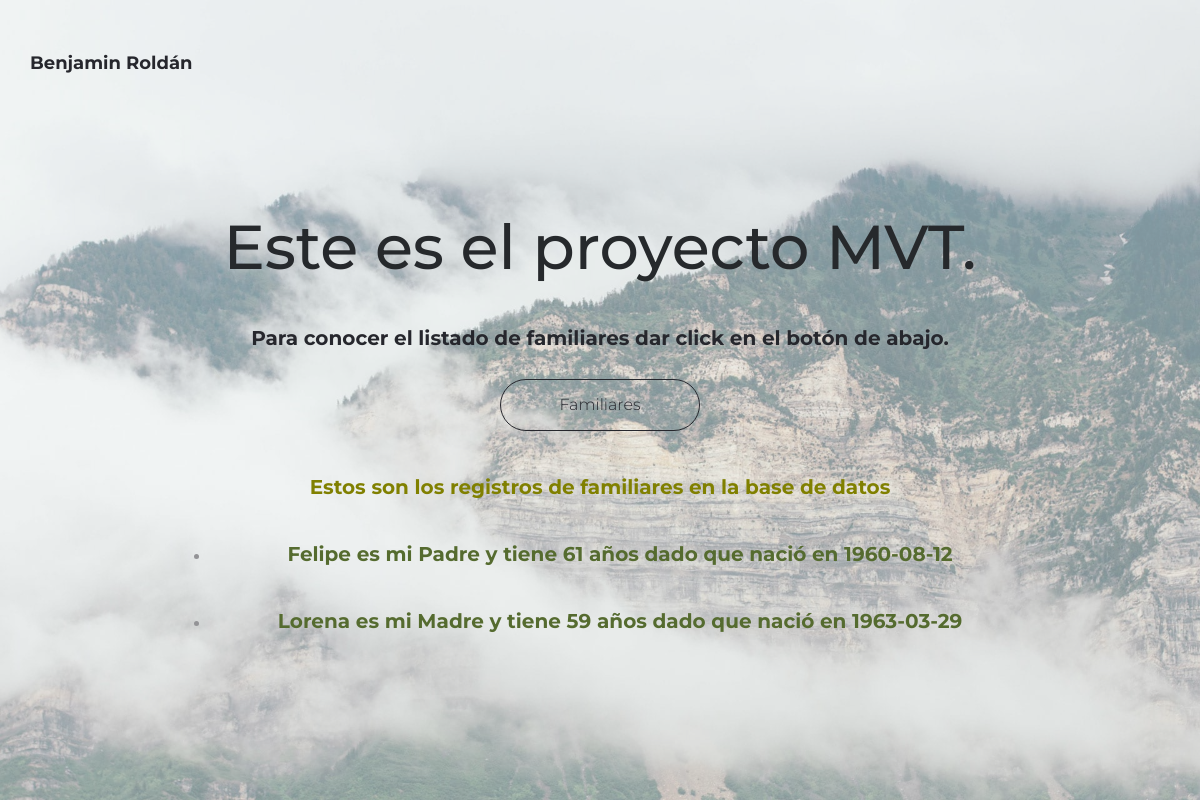
Page /Familiares/Familiares on the earlier database version.
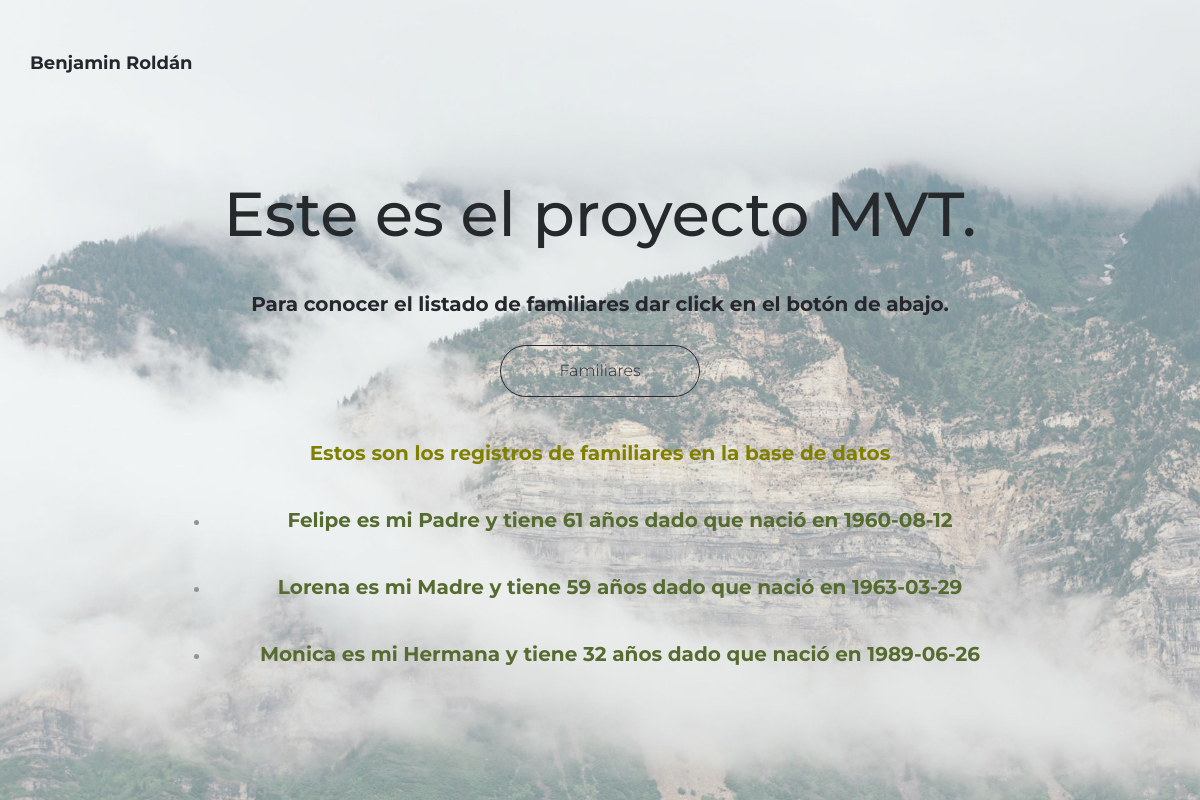
Same page on the later database version.
### Familiares/models.py (models this page shows)
class Familiar(models.Model):
    nombre=models.CharField(max_length=40)
    parentesco=models.CharField(max_length=40)
    edad=models.IntegerField()
    nacimiento=models.DateField()
    def __str__(self) -> str:
        return f'{self.nombre} es mi {self.parentesco} y tiene {self.edad} años dado que nació en {self.nacimiento}'

### Familiares/views.py (the view)
# urls.py: path('Familiares', views.familiares, name="Familiares")
def familiares (request):
    familiar = Familiar.objects.all()
    return render(request, "Familiares/familiares.html", {"familiares":familiar})

### Familiares/templates/Familiares/familiares.html
{% extends "Familiares/padre.html" %}
{% load static %}
{% block contenidoAdicional %}
<h4> <p style="color:olive; text-decoration:wavy;"> <b>Estos son los registros de familiares en la base de datos </b></p> </h4>
<ul>
    {% for familiar in familiares %}
    <li> <p style="color:darkolivegreen;"> <b> {{familiar}} </b> </p> </li>
    {% endfor %}
</ul>
{% endblock %}

### Familiares/templates/Familiares/padre.html (shortened to what this page needs)
<!DOCTYPE html>
<html lang="en">
<head>
    {% load static %}
    <link rel="stylesheet" href="http://cdnjs.cloudflare.com/ajax/libs/font-awesome/4.4.0/css/font-awesome.min.css">
    <link href="assets/css/bootstrap.min.css" rel="stylesheet">
    <link href="{% static 'Familiares/assets/css/style.css' %}" rel="stylesheet">
    <link href="assets/css/responsive.css" rel="stylesheet">
</head>
<body>
    <header id="masthead" class="site-header">
        <nav id="primary-navigation" class="site-navigation">
            <div class="container">
                <div class="navbar-header">
                    <a class="site-title"><span>Benjamin Roldán</span></a>
            </div>
        </nav>
    </header>
    <div id="hero" class="hero overlay">
        <div class="hero-content">
            <div class="hero-text">
                <h1>Este es el proyecto MVT.</h1>
                <p> <b> Para conocer el listado de familiares dar click en el botón de abajo. </b></p>
                <a href="{% url 'Familiares' %}" class="btn btn-border">Familiares</a>
                {% block contenidoAdicional %}
                {% endblock %}
            </div>
        </div>
    </div>
</body>
</html>

### Familiares/static/Familiares/assets/css/style.css (style rules this page uses)
a { transition: all 0.25s ease-in-out; -moz-transition: all 0.25s ease-in-out; -webkit-transition: all 0.25s ease-in-out; -o-transition: all 0.25s ease-in-out; -ms-transition: all 0.25s ease-in-out; cursor: pointer; color: #9fa3a7; }
p { margin-bottom: 0; font-size: 14px; font-weight: 300; color: #9fa3a7; line-height: 22px; }
h1 { font-size: 62px; }
h1,h2,h3,h4,h5 { color: #26292c; }
.btn { line-height: 50px; min-width: 200px; font-size: 16px; font-weight: 300; border: 0; border-radius: 50px; color: #26272d; background-color: #fff; padding: 0; transition: color 0.25s ease-in-out, background-color 0.25s ease-in-out; -moz-transition: color 0.25s ease-in-out, background-color 0.25s ease-in-out; -webkit-transition: color 0.25s ease-in-out, background-color 0.25s ease-in-out; -o-transition: color 0.25s ease-in-out, background-color 0.25s ease-in-out; -ms-transition: color 0.25s ease-in-out, background-color 0.25s ease-in-out; }
.btn-border { border: 1px solid #26272d; }
html, body { width: 100%; height: 100%; margin: 0; padding: 0; font-family: 'Montserrat', sans-serif; color: #26272d; }
.site-header { position: absolute; padding: 50px 0 0; background-color: transparent; width: 100%; z-index: 3; }
.site-title { font-size: 18px; line-height: 26px; color: #26272d; }
.site-title span { font-weight: 700; }
.hero { background: url(../img/hero.jpg) no-repeat center / cover; height: 100%; width: 100%; display: table; position: relative; }
.overlay:before { content: ''; background-color: rgba(255,255,255,0.5); height: 100%; width: 100%; position: absolute; top: 0; left: 0; z-index: 0; }
.hero-content { display: table-cell; vertical-align: middle; padding-top: 75px; }
.hero-text { max-width: 890px; width: 100%; margin: 0 auto; padding: 0 15px; text-align: center; }
.hero-text h1 { position: relative; margin: 0; }
.hero-text p { position: relative; margin: 45px 0 30px; font-size: 20px; color: #26272d; }
.hero-text .btn { position: relative; background-color: transparent; }

Differences in the rows shown:
added Familiar: nombre+parentesco+edad "Monica es mi Hermana y tiene 32 años dado que nació en 1989-06-26"
